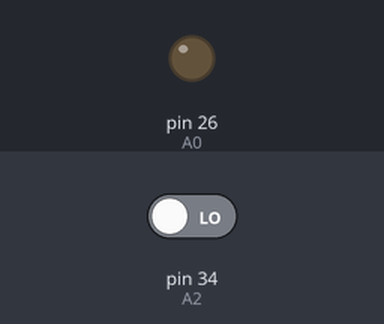
The sketch below on a simulated Arduino Mega 2560, built with avr-gcc and run on an emulated ATmega2560. Shown: output pins drawn as LEDs (lit = HIGH). Dashed ring = blinking. The test bench sets the inputs (shaded band); at power-on: pin 34 (A2) LOW.

Above: at 1.2 s.
1.3 s: pin 34 (A2) driven HIGH
At 1.7 s:
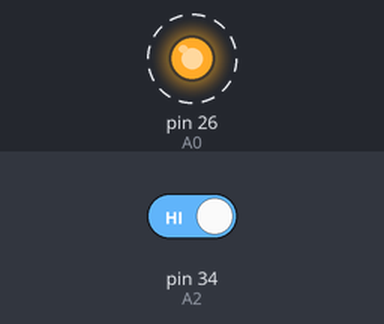
4.3 s: pin 34 (A2) driven LOW
At 5.3 s:
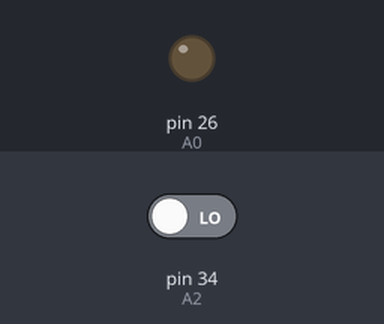
Timing chart, 0 to 7.3 s (numbered marks = the images above; inputs shaded):
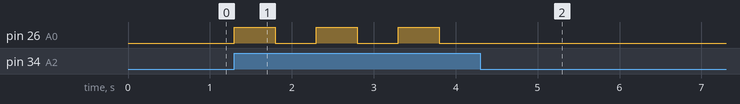

Measured:
- after the input at 1.3 s, pin 26 (A0): alternates HIGH for 0.50 s and LOW for 0.50 s, starting at once
- after the input at 4.3 s, pin 26 (A0): stops changing and stays LOW

The sketch:

bouton.ino
```cpp
#include "FeatherShieldPinouts.h"

bool lightOn = false;

void setup() {
  // put your setup code here, to run once:
  pinMode(A0, OUTPUT);
  pinMode(A2, INPUT);
  Serial.begin(115200);
}

void loop() {
  // put your main code here, to run repeatedly:
  int read = digitalRead(A2);
  if (read == 1) {
    digitalWrite(A0, lightOn ? LOW : HIGH);
    lightOn = !lightOn;
    delay(500);
  }
}
```

FeatherShieldPinouts.h
```cpp
#define A0 26
#define A2 34
```
